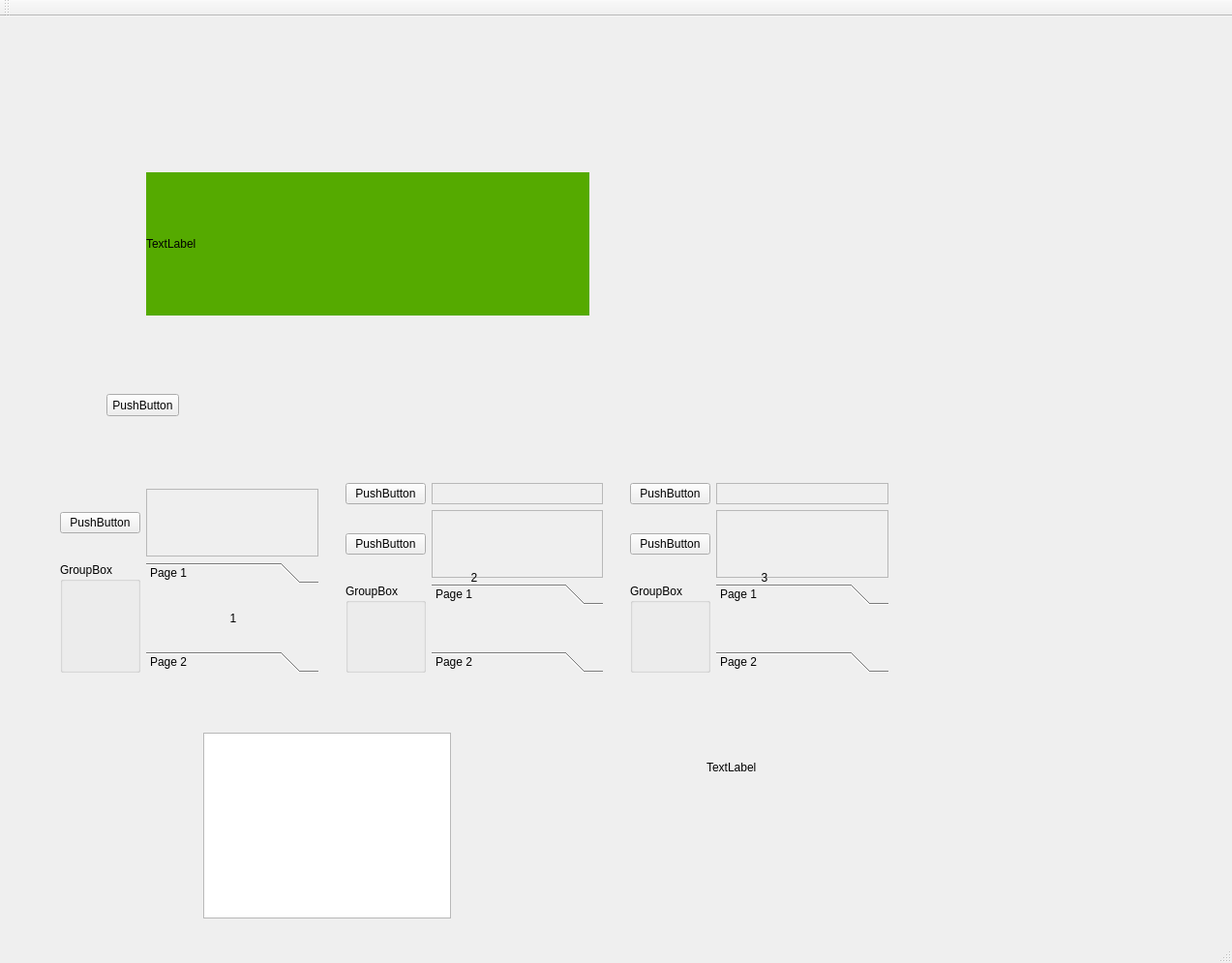
<?xml version="1.0" encoding="UTF-8"?>
<ui version="4.0">
 <class>MainWindow</class>
 <widget class="QMainWindow" name="MainWindow">
  <property name="enabled">
   <bool>true</bool>
  </property>
  <property name="geometry">
   <rect>
    <x>0</x>
    <y>0</y>
    <width>1273</width>
    <height>995</height>
   </rect>
  </property>
  <property name="windowTitle">
   <string>MainWindow</string>
  </property>
  <widget class="QWidget" name="centralWidget">
   <widget class="QWidget" name="verticalWidget1" native="true">
    <property name="geometry">
     <rect>
      <x>140</x>
      <y>150</y>
      <width>480</width>
      <height>170</height>
     </rect>
    </property>
    <layout class="QVBoxLayout" name="verticalLayout1">
     <item>
      <layout class="QHBoxLayout" name="horizontalLayout_3">
       <item>
        <widget class="QPushButton" name="pushButton_6">
         <property name="text">
          <string>PushButton</string>
         </property>
        </widget>
       </item>
       <item>
        <widget class="QListWidget" name="listWidget_3">
         <item>
          <property name="text">
           <string>页面1</string>
          </property>
         </item>
        </widget>
       </item>
       <item>
        <widget class="QPushButton" name="pushButton_7">
         <property name="text">
          <string>PushButton</string>
         </property>
        </widget>
       </item>
      </layout>
     </item>
     <item>
      <layout class="QHBoxLayout" name="horizontalLayout_2">
       <item>
        <widget class="QPushButton" name="pushButton_4">
         <property name="text">
          <string>PushButton</string>
         </property>
        </widget>
       </item>
       <item>
        <widget class="QListWidget" name="listWidget_2">
         <item>
          <property name="text">
           <string>页面1</string>
          </property>
         </item>
        </widget>
       </item>
       <item>
        <widget class="QPushButton" name="pushButton_5">
         <property name="text">
          <string>PushButton</string>
         </property>
        </widget>
       </item>
      </layout>
     </item>
     <item>
      <layout class="QHBoxLayout" name="horizontalLayout_4">
       <item>
        <widget class="QPushButton" name="pushButton_8">
         <property name="text">
          <string>PushButton</string>
         </property>
        </widget>
       </item>
       <item>
        <widget class="QListWidget" name="listWidget_4">
         <item>
          <property name="text">
           <string>页面1</string>
          </property>
         </item>
        </widget>
       </item>
       <item>
        <widget class="QPushButton" name="pushButton_9">
         <property name="text">
          <string>PushButton</string>
         </property>
        </widget>
       </item>
      </layout>
     </item>
     <item>
      <layout class="QHBoxLayout" name="horizontalLayout">
       <item>
        <widget class="QPushButton" name="pushButton_3">
         <property name="text">
          <string>PushButton</string>
         </property>
        </widget>
       </item>
       <item>
        <widget class="QListWidget" name="listWidget">
         <item>
          <property name="text">
           <string>页面1</string>
          </property>
         </item>
        </widget>
       </item>
       <item>
        <widget class="QPushButton" name="pushButton_2">
         <property name="text">
          <string>PushButton</string>
         </property>
        </widget>
       </item>
      </layout>
     </item>
    </layout>
   </widget>
   <widget class="QWidget" name="verticalWidget2" native="true">
    <property name="geometry">
     <rect>
      <x>140</x>
      <y>150</y>
      <width>480</width>
      <height>170</height>
     </rect>
    </property>
    <layout class="QVBoxLayout" name="verticalLayout2">
     <item>
      <layout class="QHBoxLayout" name="horizontalLayout_5">
       <item>
        <widget class="QPushButton" name="pushButton_10">
         <property name="text">
          <string>PushButton</string>
         </property>
        </widget>
       </item>
       <item>
        <widget class="QListWidget" name="listWidget_5">
         <property name="enabled">
          <bool>true</bool>
         </property>
         <item>
          <property name="text">
           <string>页面2</string>
          </property>
         </item>
        </widget>
       </item>
       <item>
        <widget class="QPushButton" name="pushButton_11">
         <property name="text">
          <string>PushButton</string>
         </property>
        </widget>
       </item>
      </layout>
     </item>
     <item>
      <layout class="QHBoxLayout" name="horizontalLayout_6">
       <item>
        <widget class="QPushButton" name="pushButton_12">
         <property name="text">
          <string>PushButton</string>
         </property>
        </widget>
       </item>
       <item>
        <widget class="QListWidget" name="listWidget_6">
         <item>
          <property name="text">
           <string>页面2</string>
          </property>
         </item>
        </widget>
       </item>
       <item>
        <widget class="QPushButton" name="pushButton_13">
         <property name="text">
          <string>PushButton</string>
         </property>
        </widget>
       </item>
      </layout>
     </item>
     <item>
      <layout class="QHBoxLayout" name="horizontalLayout_7">
       <item>
        <widget class="QPushButton" name="pushButton_14">
         <property name="text">
          <string>PushButton</string>
         </property>
        </widget>
       </item>
       <item>
        <widget class="QListWidget" name="listWidget_7">
         <item>
          <property name="text">
           <string>页面2</string>
          </property>
         </item>
        </widget>
       </item>
       <item>
        <widget class="QPushButton" name="pushButton_15">
         <property name="text">
          <string>PushButton</string>
         </property>
        </widget>
       </item>
      </layout>
     </item>
     <item>
      <layout class="QHBoxLayout" name="horizontalLayout_8">
       <item>
        <widget class="QPushButton" name="pushButton_16">
         <property name="text">
          <string>PushButton</string>
         </property>
        </widget>
       </item>
       <item>
        <widget class="QListWidget" name="listWidget_8">
         <item>
          <property name="text">
           <string>页面2</string>
          </property>
         </item>
        </widget>
       </item>
       <item>
        <widget class="QPushButton" name="pushButton_17">
         <property name="text">
          <string>PushButton</string>
         </property>
        </widget>
       </item>
      </layout>
     </item>
    </layout>
   </widget>
   <widget class="QWidget" name="horizontalWidget3" native="true">
    <property name="geometry">
     <rect>
      <x>140</x>
      <y>150</y>
      <width>480</width>
      <height>170</height>
     </rect>
    </property>
    <layout class="QHBoxLayout" name="horizontalLayout_17">
     <item>
      <widget class="QLabel" name="label">
       <property name="styleSheet">
        <string notr="true">background-color: rgb(85, 170, 0);</string>
       </property>
       <property name="text">
        <string>TextLabel</string>
       </property>
      </widget>
     </item>
    </layout>
   </widget>
   <widget class="QWidget" name="horizontalWidget_5" native="true">
    <property name="geometry">
     <rect>
      <x>40</x>
      <y>460</y>
      <width>900</width>
      <height>240</height>
     </rect>
    </property>
    <layout class="QHBoxLayout" name="horizontalLayout_18">
     <item>
      <widget class="QWidget" name="gridWidget11" native="true">
       <layout class="QGridLayout" name="gridLayout">
        <item row="0" column="1">
         <widget class="QFrame" name="frame">
          <property name="frameShape">
           <enum>QFrame::StyledPanel</enum>
          </property>
          <property name="frameShadow">
           <enum>QFrame::Raised</enum>
          </property>
         </widget>
        </item>
        <item row="1" column="0">
         <widget class="QPushButton" name="pushButton_34">
          <property name="text">
           <string>PushButton</string>
          </property>
         </widget>
        </item>
        <item row="1" column="1">
         <widget class="QScrollArea" name="scrollArea">
          <property name="widgetResizable">
           <bool>true</bool>
          </property>
          <widget class="QWidget" name="scrollAreaWidgetContents">
           <property name="geometry">
            <rect>
             <x>0</x>
             <y>0</y>
             <width>189</width>
             <height>69</height>
            </rect>
           </property>
          </widget>
         </widget>
        </item>
        <item row="2" column="0">
         <widget class="QGroupBox" name="groupBox">
          <property name="title">
           <string>GroupBox</string>
          </property>
         </widget>
        </item>
        <item row="2" column="1">
         <widget class="QToolBox" name="toolBox">
          <property name="currentIndex">
           <number>0</number>
          </property>
          <widget class="QWidget" name="page">
           <property name="geometry">
            <rect>
             <x>0</x>
             <y>0</y>
             <width>191</width>
             <height>59</height>
            </rect>
           </property>
           <attribute name="label">
            <string>Page 1</string>
           </attribute>
           <widget class="QPushButton" name="pushButton1">
            <property name="geometry">
             <rect>
              <x>-60</x>
              <y>-90</y>
              <width>300</width>
              <height>240</height>
             </rect>
            </property>
            <property name="styleSheet">
             <string notr="true">background-color: rgba(255, 255, 255, 0);</string>
            </property>
            <property name="text">
             <string>1</string>
            </property>
            <property name="flat">
             <bool>true</bool>
            </property>
           </widget>
          </widget>
          <widget class="QWidget" name="page_2">
           <property name="geometry">
            <rect>
             <x>0</x>
             <y>0</y>
             <width>191</width>
             <height>59</height>
            </rect>
           </property>
           <attribute name="label">
            <string>Page 2</string>
           </attribute>
          </widget>
         </widget>
        </item>
       </layout>
      </widget>
     </item>
     <item>
      <widget class="QWidget" name="gridWidget12" native="true">
       <layout class="QGridLayout" name="gridLayout_2">
        <item row="0" column="1">
         <widget class="QFrame" name="frame_2">
          <property name="frameShape">
           <enum>QFrame::StyledPanel</enum>
          </property>
          <property name="frameShadow">
           <enum>QFrame::Raised</enum>
          </property>
         </widget>
        </item>
        <item row="1" column="0">
         <widget class="QPushButton" name="pushButton_36">
          <property name="text">
           <string>PushButton</string>
          </property>
         </widget>
        </item>
        <item row="1" column="1">
         <widget class="QScrollArea" name="scrollArea_2">
          <property name="widgetResizable">
           <bool>true</bool>
          </property>
          <widget class="QWidget" name="scrollAreaWidgetContents_2">
           <property name="geometry">
            <rect>
             <x>0</x>
             <y>0</y>
             <width>189</width>
             <height>69</height>
            </rect>
           </property>
          </widget>
         </widget>
        </item>
        <item row="0" column="0">
         <widget class="QPushButton" name="pushButton_37">
          <property name="text">
           <string>PushButton</string>
          </property>
         </widget>
        </item>
        <item row="2" column="0">
         <widget class="QGroupBox" name="groupBox_2">
          <property name="title">
           <string>GroupBox</string>
          </property>
         </widget>
        </item>
        <item row="2" column="1">
         <widget class="QToolBox" name="toolBox_2">
          <property name="currentIndex">
           <number>0</number>
          </property>
          <widget class="QWidget" name="page_3">
           <property name="geometry">
            <rect>
             <x>0</x>
             <y>0</y>
             <width>191</width>
             <height>46</height>
            </rect>
           </property>
           <attribute name="label">
            <string>Page 1</string>
           </attribute>
          </widget>
          <widget class="QWidget" name="page_4">
           <property name="geometry">
            <rect>
             <x>0</x>
             <y>0</y>
             <width>191</width>
             <height>46</height>
            </rect>
           </property>
           <attribute name="label">
            <string>Page 2</string>
           </attribute>
          </widget>
         </widget>
        </item>
       </layout>
      </widget>
     </item>
     <item>
      <widget class="QWidget" name="gridWidget13" native="true">
       <layout class="QGridLayout" name="gridLayout_3">
        <item row="0" column="1">
         <widget class="QFrame" name="frame_3">
          <property name="frameShape">
           <enum>QFrame::StyledPanel</enum>
          </property>
          <property name="frameShadow">
           <enum>QFrame::Raised</enum>
          </property>
         </widget>
        </item>
        <item row="1" column="0">
         <widget class="QPushButton" name="pushButton_38">
          <property name="text">
           <string>PushButton</string>
          </property>
         </widget>
        </item>
        <item row="1" column="1">
         <widget class="QScrollArea" name="scrollArea_3">
          <property name="widgetResizable">
           <bool>true</bool>
          </property>
          <widget class="QWidget" name="scrollAreaWidgetContents_3">
           <property name="geometry">
            <rect>
             <x>0</x>
             <y>0</y>
             <width>189</width>
             <height>69</height>
            </rect>
           </property>
          </widget>
         </widget>
        </item>
        <item row="0" column="0">
         <widget class="QPushButton" name="pushButton_39">
          <property name="text">
           <string>PushButton</string>
          </property>
         </widget>
        </item>
        <item row="2" column="0">
         <widget class="QGroupBox" name="groupBox_3">
          <property name="title">
           <string>GroupBox</string>
          </property>
         </widget>
        </item>
        <item row="2" column="1">
         <widget class="QToolBox" name="toolBox_3">
          <property name="currentIndex">
           <number>0</number>
          </property>
          <widget class="QWidget" name="page_5">
           <property name="geometry">
            <rect>
             <x>0</x>
             <y>0</y>
             <width>191</width>
             <height>46</height>
            </rect>
           </property>
           <attribute name="label">
            <string>Page 1</string>
           </attribute>
          </widget>
          <widget class="QWidget" name="page_6">
           <property name="geometry">
            <rect>
             <x>0</x>
             <y>0</y>
             <width>191</width>
             <height>46</height>
            </rect>
           </property>
           <attribute name="label">
            <string>Page 2</string>
           </attribute>
          </widget>
         </widget>
        </item>
       </layout>
      </widget>
     </item>
    </layout>
   </widget>
   <widget class="QPushButton" name="pushButton2">
    <property name="geometry">
     <rect>
      <x>340</x>
      <y>460</y>
      <width>300</width>
      <height>240</height>
     </rect>
    </property>
    <property name="styleSheet">
     <string notr="true">background-color: rgba(255, 255, 255, 0);</string>
    </property>
    <property name="text">
     <string>2</string>
    </property>
    <property name="flat">
     <bool>true</bool>
    </property>
   </widget>
   <widget class="QPushButton" name="pushButton3">
    <property name="geometry">
     <rect>
      <x>640</x>
      <y>460</y>
      <width>300</width>
      <height>240</height>
     </rect>
    </property>
    <property name="styleSheet">
     <string notr="true">background-color: rgba(255, 255, 255, 0);</string>
    </property>
    <property name="text">
     <string>3</string>
    </property>
    <property name="flat">
     <bool>true</bool>
    </property>
   </widget>
   <widget class="QLabel" name="label_2">
    <property name="geometry">
     <rect>
      <x>730</x>
      <y>750</y>
      <width>71</width>
      <height>51</height>
     </rect>
    </property>
    <property name="styleSheet">
     <string notr="true"/>
    </property>
    <property name="text">
     <string>TextLabel</string>
    </property>
   </widget>
   <widget class="QWidget" name="horizontalLayoutWidget">
    <property name="geometry">
     <rect>
      <x>580</x>
      <y>350</y>
      <width>160</width>
      <height>80</height>
     </rect>
    </property>
    <layout class="QHBoxLayout" name="horizontalLayout_9"/>
   </widget>
   <widget class="QPushButton" name="mode">
    <property name="geometry">
     <rect>
      <x>110</x>
      <y>390</y>
      <width>75</width>
      <height>23</height>
     </rect>
    </property>
    <property name="text">
     <string>PushButton</string>
    </property>
    <property name="flat">
     <bool>false</bool>
    </property>
   </widget>
   <widget class="QTableWidget" name="tableView">
    <property name="geometry">
     <rect>
      <x>210</x>
      <y>740</y>
      <width>256</width>
      <height>192</height>
     </rect>
    </property>
   </widget>
   <zorder>verticalWidget1</zorder>
   <zorder>verticalWidget2</zorder>
   <zorder>horizontalWidget3</zorder>
   <zorder>horizontalWidget_5</zorder>
   <zorder>pushButton3</zorder>
   <zorder>pushButton2</zorder>
   <zorder>label_2</zorder>
   <zorder>horizontalLayoutWidget</zorder>
   <zorder>mode</zorder>
   <zorder>tableView</zorder>
  </widget>
  <widget class="QMenuBar" name="menuBar">
   <property name="geometry">
    <rect>
     <x>0</x>
     <y>0</y>
     <width>1273</width>
     <height>23</height>
    </rect>
   </property>
  </widget>
  <widget class="QToolBar" name="mainToolBar">
   <attribute name="toolBarArea">
    <enum>TopToolBarArea</enum>
   </attribute>
   <attribute name="toolBarBreak">
    <bool>false</bool>
   </attribute>
  </widget>
  <widget class="QStatusBar" name="statusBar"/>
 </widget>
 <layoutdefault spacing="6" margin="11"/>
 <resources/>
 <connections/>
</ui>
